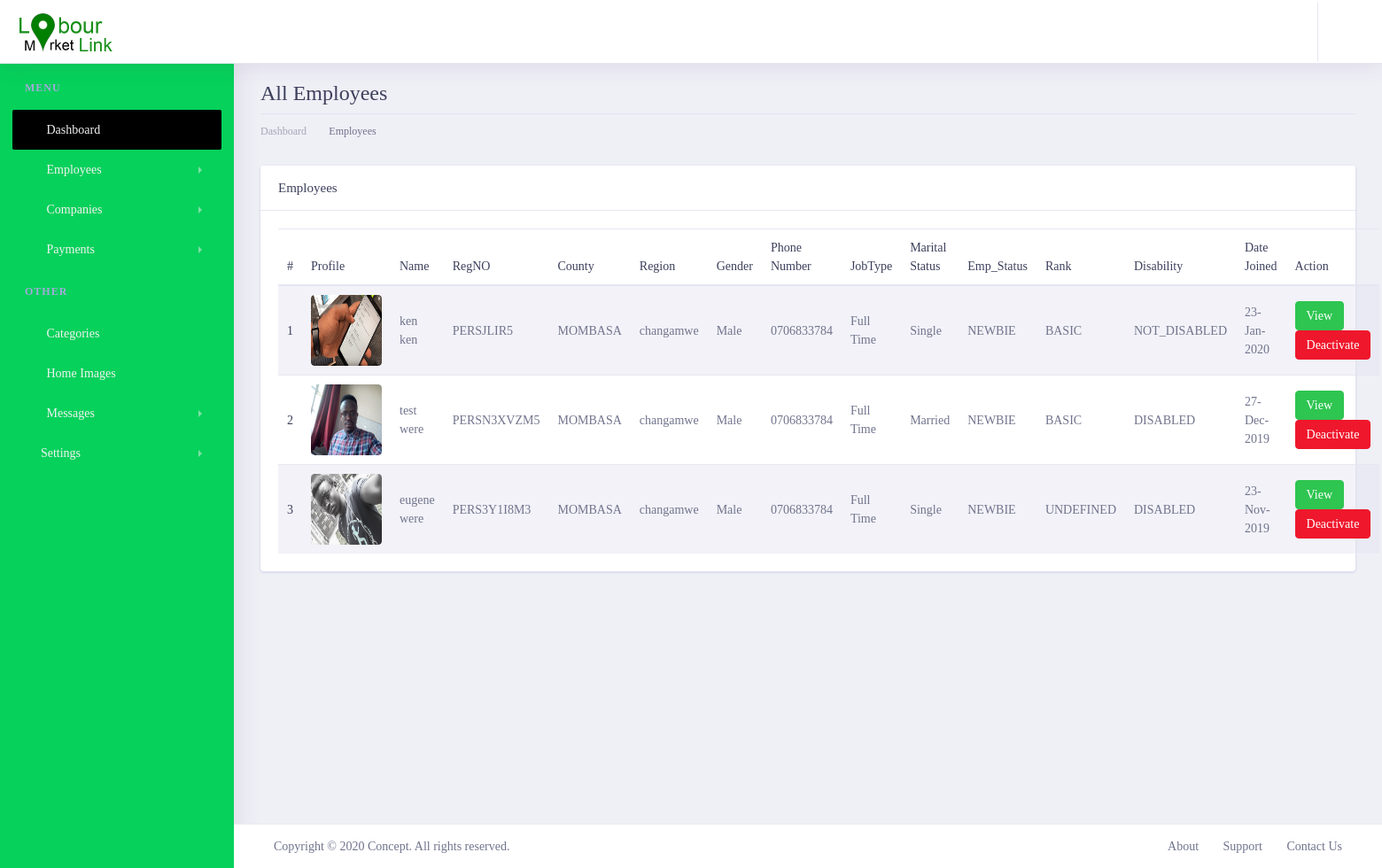
The app's page /lmladmin/allemployees/ (signed in) with its own data.
### lmlappadmin/models.py (models this page shows, shortened)
class Customer(get_user_model()):
    profile_image = models.ImageField(max_length=200, upload_to='customerImages', null=True, blank=True)
    regpayment = models.ForeignKey(CustomerPayments, on_delete=models.CASCADE, null=True, blank=True)
    country = models.CharField(max_length=100,null=False, blank=False)
    county = models.ForeignKey(County, on_delete=models.CASCADE, null=False, blank=False)
    region = models.ForeignKey(Region, on_delete=models.CASCADE, null=False, blank=False)
    gender = models.CharField(max_length=100,null=False, blank=False)
    category = models.ForeignKey(Category, on_delete=models.CASCADE, max_length=200, null=False, blank=False)
    phone_number = models.CharField(max_length=20, null=False, blank=False)
    date_of_birth = models.DateField(default=datetime.datetime.now)
    landmark = models.CharField(max_length=100,null=True, blank=True)
    huduma_no = models.CharField(max_length=100,null=True, blank=True)
    job_type = models.CharField(max_length=200, null=False, blank=False)
    disability = models.TextField(null=True, blank=True)
    marital_status = models.CharField(max_length=100,null=True, blank=True)
    created_at = models.DateTimeField(auto_now_add=True)
    updated_at = models.DateTimeField(auto_now=True)
    biography = models.TextField()
    PERSONNEL_STATUS = {
        ('NEWBIE', 'Newbie'),
        ('REGISTERED_CONFIRMED', 'Registerd_confirmed'),
        ('DEACTIVATED', 'Deactivated'),
    }
    status = models.CharField(choices=PERSONNEL_STATUS, default='NEWBIE', max_length=200, null=False, blank=False)
    RANK_STATUS = {
        ('BASIC', 'Basic'),
        ('PREMIUM', 'Premium'),
        ('ULTIMATE', 'Ultimate'),
    }
    rank_status = models.CharField(choices=RANK_STATUS, default='BASIC', max_length=200, null=False, blank=False)
    DISABILITY_STATUS=[
        ('DISABLED','Disabled'),
        ('NOT_DISABLED','Not_Disabled')
    ]
    disability_status =models.CharField(choices=DISABILITY_STATUS, default='NOT_DISABLED', max_length=200, null=True, blank=False)
    class Meta:
        verbose_name = 'Customer'
        verbose_name_plural = 'Customers'
    @property
    def customer_reg_no(self):
        regno = CustomerRegNo.objects.filter(customer=self).first()
        if regno:
            return regno.personel_reg_no
        else:
            return 'NO_REGNO_ON_THIS_GUY'

class CustomerRegNo(models.Model):
    customer = models.ForeignKey(Customer, on_delete=models.CASCADE)
    personel_reg_no = models.CharField(max_length=100, null=False, blank=False, unique=True)
    created_at = models.DateTimeField(auto_now_add=True)
    updated_at = models.DateTimeField(auto_now=True)

class County(models.Model):
    county_number = models.IntegerField(null=False,blank=False)
    county = models.CharField(max_length=200,null=False,blank=False)
    created_at = models.DateTimeField(auto_now_add=True)
    updated_at = models.DateTimeField(auto_now=True)
    def __str__(self):
        return '%s' % (self.county)

class Region(models.Model):
    county_number = models.IntegerField(null=False,blank=False)
    region = models.CharField(max_length=200,null=False,blank=False)
    ward = models.CharField(max_length=200,null=False,blank=False)
    created_at = models.DateTimeField(auto_now_add=True)
    updated_at = models.DateTimeField(auto_now=True)
    def __str__(self):
        return '%s' % (self.region)

### lmlappadmin/views.py (the view)
# urls.py: path('allemployees/',views.employees, name='employees'),
@login_required()
def employees(request):
    employees = Customer.objects.order_by('-created_at')
    context = {
        'title': 'Employees',
        'customers': employees,
    }
    return render(request,'employee/allemployees.html', context)

### lmlapp/templatetags/call_methods.py (called while the page is built)
@register.filter(name='contactushome')
def comments(request):
    contactushome = ContactUsHome.objects.filter(status="UNREAD").order_by("-created_at")
    if contactushome is not None:
        return contactushome
    return False

@register.filter(name='contactushomecount')
def commentscount(request):
    contactushomecount = ContactUsHome.objects.count()
    if contactushomecount > 0:
        return contactushomecount
    return False

### lmlappadmin/templates/employee/allemployees.html
{% extends 'admin/layout.html' %}
{% load static %}
{% block content %}
       <div class="dashboard-wrapper ml-0">
            <div class="container-fluid  dashboard-content">
                <div class="row">
                    <div class="col-xl-12 col-lg-12 col-md-12 col-sm-12 col-12">
                        <div class="page-header">
                            <h2 class="pageheader-title"> All Employees</h2>
                            <div class="page-breadcrumb">
                                <nav aria-label="breadcrumb">
                                    <ol class="breadcrumb">
                                        <li class="breadcrumb-item"><a href="{% url 'LMLAdmin:home' %}" class="breadcrumb-link">Dashboard</a></li>
                                        <li class="breadcrumb-item active" aria-current="page">Employees</li>
                                    </ol>
                                </nav>
                            </div>
                        </div>
                    </div>
                </div>
                <div class="row">
                    <div class="col-xl-12 col-lg-12 col-md-12 col-sm-12 col-12">
                            <div class="card">
                                <h5 class="card-header">Employees</h5>
                                <div class="card-body">
                                    <table class="table table-striped">
                                        <thead>
                                            <tr>
                                                <th scope="col">#</th>
                                                <th scope="col">Profile</th>
                                                <th scope="col">Name</th>
                                                <th scope="col">RegNO</th>
                                                <th scope="col">County</th>
                                                <th scope="col">Region</th>
                                                <th scope="col">Gender</th>
                                                <th scope="col">Phone Number</th>
                                                <th scope="col">JobType</th>
                                                <th scope="col">Marital Status</th>
                                                <th scope="col">Emp_Status</th>
                                                <th scope="col">Rank</th>
                                                <th scope="col">Disability</th>
                                                <th scope="col">Date Joined</th>
                                                <th scope="col">Action</th>
                                            </tr>
                                        </thead>
                                        <tbody>
                                            {% for employee in customers %}
                                                <tr>
                                                    <th scope="row">{{forloop.counter}}</th>
                                                    <td>
                                                        <div style="width: 80px; height: 80px; overflow: hidden;" class="rounded">
                                                            <img class="w-100 h-100 rounded" src="{{ employee.profile_image.url }}" alt="">
                                                        </div>
                                                    </td>
                                                    <td>{{employee.first_name}} {{ employee.last_name }}</td>
                                                    <td>{{employee.customer_reg_no}}</td>
                                                    <td>{{employee.county}}</td>
                                                    <td>{{employee.region}}</td>
                                                    <td>{{employee.gender}}</td>
                                                    <td>{{employee.phone_number}}</td>
                                                    <td>{{employee.job_type }}</td>
                                                    <td>{{employee.marital_status}}</td>
                                                    <td>{{employee.status}}</td>
                                                    <td>{{employee.rank_status}}</td>
                                                    <td>{{employee.disability_status}}</td>
                                                    <td>{{employee.created_at|date:'d-M-Y'}}</td>
                                                    <td>
                                                        <a href="" class="btn btn-success btn-sm rounded">View</a>
                                                        <a href="" class="btn btn-danger btn-sm rounded">Deactivate</a>
                                                    </td>
                                                </tr>
                                            {%  endfor  %}
                                        </tbody>
                                    </table>
                                </div>
                            </div>
                        </div>
                </div>
            </div>
        </div>
{% endblock content %}

### records on screen
Customer: profile_image (picture), first_name "ken", last_name "ken", customer_reg_no "PERSJLIR5", county "MOMBASA", region "changamwe", gender "Male", phone_number "0706833784", job_type "Full Time", marital_status "Single", status "NEWBIE", rank_status "BASIC", disability_status "NOT_DISABLED", created_at "23-Jan-2020"
Customer: profile_image (picture), first_name "test", last_name "were", customer_reg_no "PERSN3XVZM5", county "MOMBASA", region "changamwe", gender "Male", phone_number "0706833784", job_type "Full Time", marital_status "Married", status "NEWBIE", rank_status "BASIC", disability_status "DISABLED", created_at "27-Dec-2019"
Customer: profile_image (picture), first_name "eugene", last_name "were", customer_reg_no "PERS3Y1I8M3", county "MOMBASA", region "changamwe", gender "Male", phone_number "0706833784", job_type "Full Time", marital_status "Single", status "NEWBIE", rank_status "UNDEFINED", disability_status "DISABLED", created_at "23-Nov-2019"
